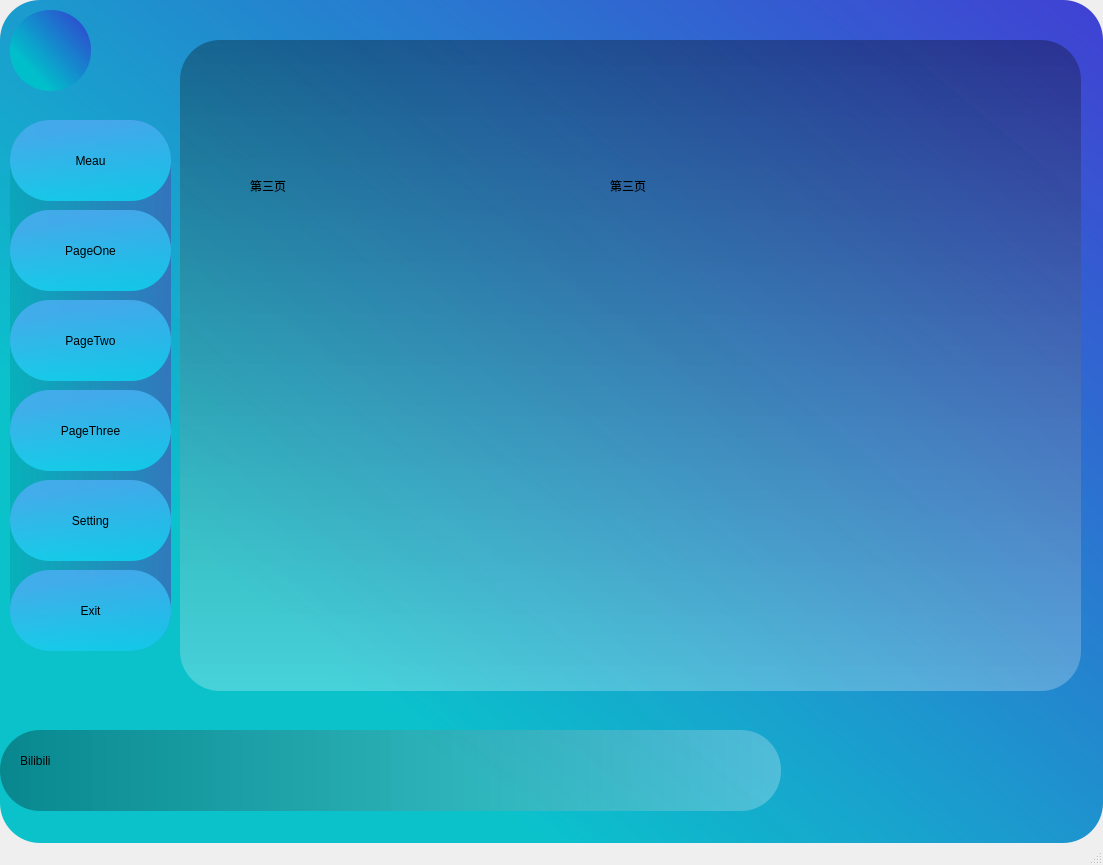
<?xml version="1.0" encoding="UTF-8"?>
<ui version="4.0">
 <class>MainWindow</class>
 <widget class="QMainWindow" name="MainWindow">
  <property name="geometry">
   <rect>
    <x>0</x>
    <y>0</y>
    <width>1103</width>
    <height>865</height>
   </rect>
  </property>
  <property name="windowTitle">
   <string>MainWindow</string>
  </property>
  <widget class="QWidget" name="main_widget">
   <property name="styleSheet">
    <string notr="true">background-color: qlineargradient(spread:pad, x1:0.224, y1:0.705, x2:1, y2:0, stop:0 rgba(0, 192, 202, 243), stop:1 rgba(53, 53, 209, 240));
border-radius:40px;</string>
   </property>
   <widget class="QStackedWidget" name="Page_Widget">
    <property name="geometry">
     <rect>
      <x>180</x>
      <y>40</y>
      <width>901</width>
      <height>681</height>
     </rect>
    </property>
    <property name="styleSheet">
     <string notr="true">background-color:none;
boder-radius:20px;</string>
    </property>
    <property name="currentIndex">
     <number>2</number>
    </property>
    <widget class="QWidget" name="page_one">
     <widget class="QLabel" name="BackGround_one">
      <property name="geometry">
       <rect>
        <x>0</x>
        <y>0</y>
        <width>901</width>
        <height>651</height>
       </rect>
      </property>
      <property name="styleSheet">
       <string notr="true">background-color: qlineargradient(spread:pad, x1:0.497, y1:0, x2:0.493, y2:1, stop:0 rgba(0, 0, 0, 76), stop:1 rgba(255, 255, 255, 63));</string>
      </property>
      <property name="text">
       <string/>
      </property>
     </widget>
     <widget class="QLabel" name="label_2">
      <property name="geometry">
       <rect>
        <x>20</x>
        <y>20</y>
        <width>361</width>
        <height>151</height>
       </rect>
      </property>
      <property name="styleSheet">
       <string notr="true">font: 48pt &quot;Arial&quot;;</string>
      </property>
      <property name="text">
       <string>第一页</string>
      </property>
     </widget>
     <widget class="QLabel" name="label_7">
      <property name="geometry">
       <rect>
        <x>410</x>
        <y>20</y>
        <width>361</width>
        <height>151</height>
       </rect>
      </property>
      <property name="styleSheet">
       <string notr="true">font: 48pt &quot;Arial&quot;;</string>
      </property>
      <property name="text">
       <string>第一页</string>
      </property>
     </widget>
    </widget>
    <widget class="QWidget" name="page_two">
     <widget class="QLabel" name="BackGround_two">
      <property name="geometry">
       <rect>
        <x>0</x>
        <y>0</y>
        <width>901</width>
        <height>651</height>
       </rect>
      </property>
      <property name="styleSheet">
       <string notr="true">background-color: qlineargradient(spread:pad, x1:0.497, y1:0, x2:0.493, y2:1, stop:0 rgba(0, 0, 0, 76), stop:1 rgba(255, 255, 255, 63));</string>
      </property>
      <property name="text">
       <string/>
      </property>
     </widget>
     <widget class="QLabel" name="label_3">
      <property name="geometry">
       <rect>
        <x>50</x>
        <y>60</y>
        <width>361</width>
        <height>151</height>
       </rect>
      </property>
      <property name="styleSheet">
       <string notr="true">font: 48pt &quot;Arial&quot;;</string>
      </property>
      <property name="text">
       <string>第二页</string>
      </property>
     </widget>
     <widget class="QLabel" name="label_8">
      <property name="geometry">
       <rect>
        <x>430</x>
        <y>60</y>
        <width>361</width>
        <height>151</height>
       </rect>
      </property>
      <property name="styleSheet">
       <string notr="true">font: 48pt &quot;Arial&quot;;</string>
      </property>
      <property name="text">
       <string>第二页</string>
      </property>
     </widget>
    </widget>
    <widget class="QWidget" name="page_three">
     <widget class="QLabel" name="BackGround_three">
      <property name="geometry">
       <rect>
        <x>0</x>
        <y>0</y>
        <width>901</width>
        <height>651</height>
       </rect>
      </property>
      <property name="styleSheet">
       <string notr="true">background-color: qlineargradient(spread:pad, x1:0.497, y1:0, x2:0.493, y2:1, stop:0 rgba(0, 0, 0, 76), stop:1 rgba(255, 255, 255, 63));</string>
      </property>
      <property name="text">
       <string/>
      </property>
     </widget>
     <widget class="QLabel" name="label_4">
      <property name="geometry">
       <rect>
        <x>70</x>
        <y>70</y>
        <width>361</width>
        <height>151</height>
       </rect>
      </property>
      <property name="styleSheet">
       <string notr="true">font: 48pt &quot;Arial&quot;;</string>
      </property>
      <property name="text">
       <string>第三页</string>
      </property>
     </widget>
     <widget class="QLabel" name="label_9">
      <property name="geometry">
       <rect>
        <x>430</x>
        <y>70</y>
        <width>361</width>
        <height>151</height>
       </rect>
      </property>
      <property name="styleSheet">
       <string notr="true">font: 48pt &quot;Arial&quot;;</string>
      </property>
      <property name="text">
       <string>第三页</string>
      </property>
     </widget>
    </widget>
    <widget class="QWidget" name="page_setting">
     <widget class="QLabel" name="label">
      <property name="geometry">
       <rect>
        <x>0</x>
        <y>0</y>
        <width>901</width>
        <height>651</height>
       </rect>
      </property>
      <property name="styleSheet">
       <string notr="true">background-color: qlineargradient(spread:pad, x1:0.497, y1:0, x2:0.493, y2:1, stop:0 rgba(0, 0, 0, 76), stop:1 rgba(255, 255, 255, 63));</string>
      </property>
      <property name="text">
       <string/>
      </property>
     </widget>
     <widget class="QLabel" name="label_5">
      <property name="geometry">
       <rect>
        <x>160</x>
        <y>150</y>
        <width>361</width>
        <height>151</height>
       </rect>
      </property>
      <property name="styleSheet">
       <string notr="true">font: 48pt &quot;Arial&quot;;</string>
      </property>
      <property name="text">
       <string>设置</string>
      </property>
     </widget>
     <widget class="QLabel" name="label_6">
      <property name="geometry">
       <rect>
        <x>120</x>
        <y>340</y>
        <width>361</width>
        <height>151</height>
       </rect>
      </property>
      <property name="styleSheet">
       <string notr="true">font: 48pt &quot;Arial&quot;;</string>
      </property>
      <property name="text">
       <string>设置</string>
      </property>
     </widget>
    </widget>
   </widget>
   <widget class="QLabel" name="label_Meau">
    <property name="geometry">
     <rect>
      <x>10</x>
      <y>120</y>
      <width>161</width>
      <height>531</height>
     </rect>
    </property>
    <property name="styleSheet">
     <string notr="true">background-color: qlineargradient(spread:pad, x1:0, y1:0.472, x2:1, y2:0.494, stop:0 rgba(0, 154, 162, 105), stop:1 rgba(58, 104, 184, 204));</string>
    </property>
    <property name="text">
     <string/>
    </property>
   </widget>
   <widget class="QPushButton" name="Btn_exit">
    <property name="geometry">
     <rect>
      <x>10</x>
      <y>570</y>
      <width>161</width>
      <height>81</height>
     </rect>
    </property>
    <property name="styleSheet">
     <string notr="true">QPushButton{
background-color: qlineargradient(spread:pad, x1:1, y1:1, x2:0.587, y2:0, stop:0 rgba(0, 241, 255, 164), stop:1 rgba(76, 173, 243, 213));
font: 75 18pt &quot;Agency FB&quot;;
boder-radius:50px;}
QPushButton:hover{
background-color: qlineargradient(spread:pad, x1:1, y1:1, x2:0.587, y2:0, stop:0 rgba(184, 251, 255, 164), stop:1 rgba(144, 201, 243, 213));
font: 75 18pt &quot;Agency FB&quot;;
}
QPushButton:pressed{
background-color: qlineargradient(spread:pad, x1:1, y1:1, x2:0.587, y2:0, stop:0 rgba(0, 154, 162, 164), stop:1 rgba(46, 104, 145, 213));
font: 75 18pt &quot;Agency FB&quot;;
}
</string>
    </property>
    <property name="text">
     <string>Exit</string>
    </property>
   </widget>
   <widget class="QPushButton" name="Btn_meau">
    <property name="geometry">
     <rect>
      <x>10</x>
      <y>120</y>
      <width>161</width>
      <height>81</height>
     </rect>
    </property>
    <property name="styleSheet">
     <string notr="true">QPushButton{
background-color: qlineargradient(spread:pad, x1:1, y1:1, x2:0.587, y2:0, stop:0 rgba(0, 241, 255, 164), stop:1 rgba(76, 173, 243, 213));
font: 75 18pt &quot;Agency FB&quot;;
boder-radius:50px;}
QPushButton:hover{
background-color: qlineargradient(spread:pad, x1:1, y1:1, x2:0.587, y2:0, stop:0 rgba(184, 251, 255, 164), stop:1 rgba(144, 201, 243, 213));
font: 75 18pt &quot;Agency FB&quot;;
}
QPushButton:pressed{
background-color: qlineargradient(spread:pad, x1:1, y1:1, x2:0.587, y2:0, stop:0 rgba(0, 154, 162, 164), stop:1 rgba(46, 104, 145, 213));
font: 75 18pt &quot;Agency FB&quot;;
}
</string>
    </property>
    <property name="text">
     <string>Meau</string>
    </property>
   </widget>
   <widget class="QPushButton" name="Btn_PageOne">
    <property name="geometry">
     <rect>
      <x>10</x>
      <y>210</y>
      <width>161</width>
      <height>81</height>
     </rect>
    </property>
    <property name="styleSheet">
     <string notr="true">QPushButton{
background-color: qlineargradient(spread:pad, x1:1, y1:1, x2:0.587, y2:0, stop:0 rgba(0, 241, 255, 164), stop:1 rgba(76, 173, 243, 213));
font: 75 18pt &quot;Agency FB&quot;;
boder-radius:50px;}
QPushButton:hover{
background-color: qlineargradient(spread:pad, x1:1, y1:1, x2:0.587, y2:0, stop:0 rgba(184, 251, 255, 164), stop:1 rgba(144, 201, 243, 213));
font: 75 18pt &quot;Agency FB&quot;;
}
QPushButton:pressed{
background-color: qlineargradient(spread:pad, x1:1, y1:1, x2:0.587, y2:0, stop:0 rgba(0, 154, 162, 164), stop:1 rgba(46, 104, 145, 213));
font: 75 18pt &quot;Agency FB&quot;;
}
</string>
    </property>
    <property name="text">
     <string>PageOne</string>
    </property>
   </widget>
   <widget class="QPushButton" name="Btn_PageTwo">
    <property name="geometry">
     <rect>
      <x>10</x>
      <y>300</y>
      <width>161</width>
      <height>81</height>
     </rect>
    </property>
    <property name="styleSheet">
     <string notr="true">QPushButton{
background-color: qlineargradient(spread:pad, x1:1, y1:1, x2:0.587, y2:0, stop:0 rgba(0, 241, 255, 164), stop:1 rgba(76, 173, 243, 213));
font: 75 18pt &quot;Agency FB&quot;;
boder-radius:50px;}
QPushButton:hover{
background-color: qlineargradient(spread:pad, x1:1, y1:1, x2:0.587, y2:0, stop:0 rgba(184, 251, 255, 164), stop:1 rgba(144, 201, 243, 213));
font: 75 18pt &quot;Agency FB&quot;;
}
QPushButton:pressed{
background-color: qlineargradient(spread:pad, x1:1, y1:1, x2:0.587, y2:0, stop:0 rgba(0, 154, 162, 164), stop:1 rgba(46, 104, 145, 213));
font: 75 18pt &quot;Agency FB&quot;;
}
</string>
    </property>
    <property name="text">
     <string>PageTwo</string>
    </property>
   </widget>
   <widget class="QPushButton" name="Btn_PageThree">
    <property name="geometry">
     <rect>
      <x>10</x>
      <y>390</y>
      <width>161</width>
      <height>81</height>
     </rect>
    </property>
    <property name="styleSheet">
     <string notr="true">QPushButton{
background-color: qlineargradient(spread:pad, x1:1, y1:1, x2:0.587, y2:0, stop:0 rgba(0, 241, 255, 164), stop:1 rgba(76, 173, 243, 213));
font: 75 18pt &quot;Agency FB&quot;;
boder-radius:50px;}
QPushButton:hover{
background-color: qlineargradient(spread:pad, x1:1, y1:1, x2:0.587, y2:0, stop:0 rgba(184, 251, 255, 164), stop:1 rgba(144, 201, 243, 213));
font: 75 18pt &quot;Agency FB&quot;;
}
QPushButton:pressed{
background-color: qlineargradient(spread:pad, x1:1, y1:1, x2:0.587, y2:0, stop:0 rgba(0, 154, 162, 164), stop:1 rgba(46, 104, 145, 213));
font: 75 18pt &quot;Agency FB&quot;;
}
</string>
    </property>
    <property name="text">
     <string>PageThree</string>
    </property>
   </widget>
   <widget class="QPushButton" name="Btn_setting">
    <property name="geometry">
     <rect>
      <x>10</x>
      <y>480</y>
      <width>161</width>
      <height>81</height>
     </rect>
    </property>
    <property name="styleSheet">
     <string notr="true">QPushButton{
background-color: qlineargradient(spread:pad, x1:1, y1:1, x2:0.587, y2:0, stop:0 rgba(0, 241, 255, 164), stop:1 rgba(76, 173, 243, 213));
font: 75 18pt &quot;Agency FB&quot;;
boder-radius:50px;}
QPushButton:hover{
background-color: qlineargradient(spread:pad, x1:1, y1:1, x2:0.587, y2:0, stop:0 rgba(184, 251, 255, 164), stop:1 rgba(144, 201, 243, 213));
font: 75 18pt &quot;Agency FB&quot;;
}
QPushButton:pressed{
background-color: qlineargradient(spread:pad, x1:1, y1:1, x2:0.587, y2:0, stop:0 rgba(0, 154, 162, 164), stop:1 rgba(46, 104, 145, 213));
font: 75 18pt &quot;Agency FB&quot;;
}
</string>
    </property>
    <property name="text">
     <string>Setting</string>
    </property>
   </widget>
   <widget class="QLabel" name="label_name">
    <property name="geometry">
     <rect>
      <x>20</x>
      <y>710</y>
      <width>871</width>
      <height>101</height>
     </rect>
    </property>
    <property name="styleSheet">
     <string notr="true">background-color: none;
font: 26pt &quot;HGB4X_CNKI&quot;;</string>
    </property>
    <property name="text">
     <string>Bilibili</string>
    </property>
   </widget>
   <widget class="QLabel" name="label_QQ">
    <property name="geometry">
     <rect>
      <x>10</x>
      <y>10</y>
      <width>81</width>
      <height>81</height>
     </rect>
    </property>
    <property name="styleSheet">
     <string notr="true">border-image: url(:/Img/IMG/QQ.jpg);</string>
    </property>
    <property name="text">
     <string/>
    </property>
   </widget>
   <widget class="QLabel" name="label_name_bakground">
    <property name="geometry">
     <rect>
      <x>0</x>
      <y>730</y>
      <width>781</width>
      <height>81</height>
     </rect>
    </property>
    <property name="styleSheet">
     <string notr="true">background-color: qlineargradient(spread:pad, x1:0, y1:0.551, x2:1, y2:0.551, stop:0 rgba(0, 0, 0, 76), stop:1 rgba(255, 255, 255, 63));
</string>
    </property>
    <property name="text">
     <string/>
    </property>
   </widget>
  </widget>
  <widget class="QMenuBar" name="menubar">
   <property name="geometry">
    <rect>
     <x>0</x>
     <y>0</y>
     <width>1103</width>
     <height>26</height>
    </rect>
   </property>
  </widget>
  <widget class="QStatusBar" name="statusbar"/>
 </widget>
 <resources>
  <include location="Resource.qrc"/>
 </resources>
 <connections>
  <connection>
   <sender>Btn_meau</sender>
   <signal>clicked()</signal>
   <receiver>MainWindow</receiver>
   <slot>Meau()</slot>
   <hints>
    <hint type="sourcelabel">
     <x>159</x>
     <y>148</y>
    </hint>
    <hint type="destinationlabel">
     <x>164</x>
     <y>123</y>
    </hint>
   </hints>
  </connection>
  <connection>
   <sender>Btn_PageOne</sender>
   <signal>clicked()</signal>
   <receiver>MainWindow</receiver>
   <slot>ToPageOne()</slot>
   <hints>
    <hint type="sourcelabel">
     <x>39</x>
     <y>281</y>
    </hint>
    <hint type="destinationlabel">
     <x>-9</x>
     <y>261</y>
    </hint>
   </hints>
  </connection>
  <connection>
   <sender>Btn_PageTwo</sender>
   <signal>clicked()</signal>
   <receiver>MainWindow</receiver>
   <slot>ToPageTwo()</slot>
   <hints>
    <hint type="sourcelabel">
     <x>42</x>
     <y>363</y>
    </hint>
    <hint type="destinationlabel">
     <x>-34</x>
     <y>359</y>
    </hint>
   </hints>
  </connection>
  <connection>
   <sender>Btn_PageThree</sender>
   <signal>clicked()</signal>
   <receiver>MainWindow</receiver>
   <slot>ToPageThree()</slot>
   <hints>
    <hint type="sourcelabel">
     <x>73</x>
     <y>475</y>
    </hint>
    <hint type="destinationlabel">
     <x>-78</x>
     <y>463</y>
    </hint>
   </hints>
  </connection>
  <connection>
   <sender>Btn_setting</sender>
   <signal>clicked()</signal>
   <receiver>MainWindow</receiver>
   <slot>ToPageSetting()</slot>
   <hints>
    <hint type="sourcelabel">
     <x>136</x>
     <y>536</y>
    </hint>
    <hint type="destinationlabel">
     <x>-66</x>
     <y>525</y>
    </hint>
   </hints>
  </connection>
  <connection>
   <sender>Btn_exit</sender>
   <signal>clicked()</signal>
   <receiver>MainWindow</receiver>
   <slot>Exit()</slot>
   <hints>
    <hint type="sourcelabel">
     <x>67</x>
     <y>611</y>
    </hint>
    <hint type="destinationlabel">
     <x>-49</x>
     <y>614</y>
    </hint>
   </hints>
  </connection>
  <connection>
   <sender>Btn_exit</sender>
   <signal>clicked()</signal>
   <receiver>MainWindow</receiver>
   <slot>close()</slot>
   <hints>
    <hint type="sourcelabel">
     <x>37</x>
     <y>630</y>
    </hint>
    <hint type="destinationlabel">
     <x>-2</x>
     <y>631</y>
    </hint>
   </hints>
  </connection>
 </connections>
 <slots>
  <slot>Meau()</slot>
  <slot>ToPageOne()</slot>
  <slot>ToPageTwo()</slot>
  <slot>ToPageThree()</slot>
  <slot>ToPageSetting()</slot>
  <slot>Exit()</slot>
 </slots>
</ui>
